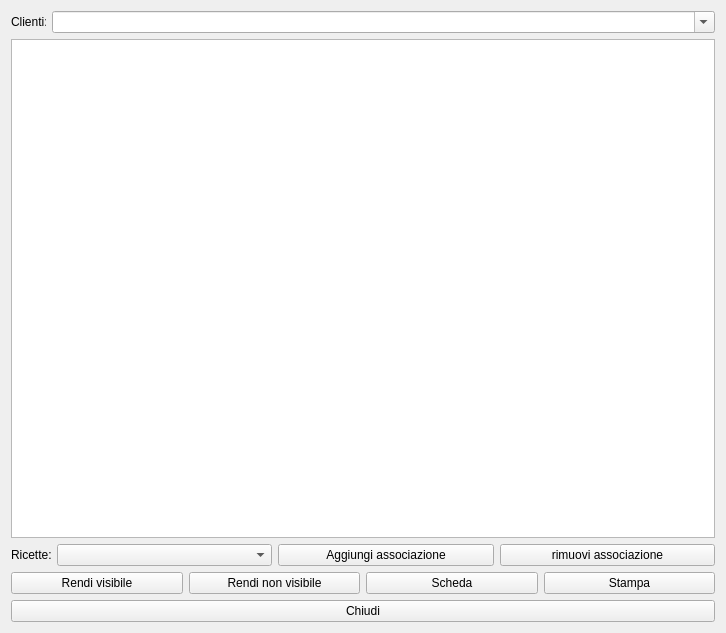
<?xml version="1.0" encoding="UTF-8"?>
<ui version="4.0">
 <class>HAssociazioni</class>
 <widget class="QWidget" name="HAssociazioni">
  <property name="windowModality">
   <enum>Qt::NonModal</enum>
  </property>
  <property name="geometry">
   <rect>
    <x>0</x>
    <y>0</y>
    <width>726</width>
    <height>633</height>
   </rect>
  </property>
  <property name="windowTitle">
   <string>Associazioni prodotti-ricette</string>
  </property>
  <property name="windowIcon">
   <iconset resource="icons.qrc">
    <normaloff>:/Resources/Map.PNG</normaloff>:/Resources/Map.PNG</iconset>
  </property>
  <layout class="QVBoxLayout" name="verticalLayout">
   <item>
    <layout class="QHBoxLayout" name="horizontalLayout_2">
     <item>
      <widget class="QLabel" name="label_2">
       <property name="maximumSize">
        <size>
         <width>35</width>
         <height>16777215</height>
        </size>
       </property>
       <property name="text">
        <string>Clienti:</string>
       </property>
      </widget>
     </item>
     <item>
      <widget class="QComboBox" name="cbClienti">
       <property name="editable">
        <bool>true</bool>
       </property>
       <property name="insertPolicy">
        <enum>QComboBox::NoInsert</enum>
       </property>
      </widget>
     </item>
    </layout>
   </item>
   <item>
    <widget class="QTableView" name="tableView">
     <property name="editTriggers">
      <set>QAbstractItemView::NoEditTriggers</set>
     </property>
     <property name="alternatingRowColors">
      <bool>true</bool>
     </property>
     <property name="selectionBehavior">
      <enum>QAbstractItemView::SelectRows</enum>
     </property>
     <attribute name="horizontalHeaderStretchLastSection">
      <bool>true</bool>
     </attribute>
    </widget>
   </item>
   <item>
    <layout class="QHBoxLayout" name="horizontalLayout_4">
     <item>
      <widget class="QLabel" name="label_3">
       <property name="maximumSize">
        <size>
         <width>40</width>
         <height>16777215</height>
        </size>
       </property>
       <property name="text">
        <string>Ricette:</string>
       </property>
      </widget>
     </item>
     <item>
      <widget class="QComboBox" name="cbRicette"/>
     </item>
     <item>
      <widget class="QPushButton" name="pushButton_2">
       <property name="text">
        <string>Aggiungi associazione</string>
       </property>
       <property name="icon">
        <iconset resource="icons.qrc">
         <normaloff>:/Resources/Plus.PNG</normaloff>:/Resources/Plus.PNG</iconset>
       </property>
       <property name="iconSize">
        <size>
         <width>32</width>
         <height>32</height>
        </size>
       </property>
      </widget>
     </item>
     <item>
      <widget class="QPushButton" name="pushButton_3">
       <property name="text">
        <string>rimuovi associazione</string>
       </property>
       <property name="icon">
        <iconset resource="icons.qrc">
         <normaloff>:/Resources/Minus.PNG</normaloff>:/Resources/Minus.PNG</iconset>
       </property>
       <property name="iconSize">
        <size>
         <width>32</width>
         <height>32</height>
        </size>
       </property>
      </widget>
     </item>
    </layout>
   </item>
   <item>
    <layout class="QHBoxLayout" name="horizontalLayout_3">
     <item>
      <widget class="QPushButton" name="pushButton_5">
       <property name="text">
        <string>Rendi visibile</string>
       </property>
       <property name="icon">
        <iconset resource="icons.qrc">
         <normaloff>:/Resources/Bullhorn.PNG</normaloff>:/Resources/Bullhorn.PNG</iconset>
       </property>
       <property name="iconSize">
        <size>
         <width>32</width>
         <height>32</height>
        </size>
       </property>
      </widget>
     </item>
     <item>
      <widget class="QPushButton" name="pushButton_6">
       <property name="text">
        <string>Rendi non visibile</string>
       </property>
       <property name="icon">
        <iconset resource="icons.qrc">
         <normaloff>:/Resources/Banned-Sign.PNG</normaloff>:/Resources/Banned-Sign.PNG</iconset>
       </property>
       <property name="iconSize">
        <size>
         <width>32</width>
         <height>32</height>
        </size>
       </property>
      </widget>
     </item>
     <item>
      <widget class="QPushButton" name="pushButton_4">
       <property name="text">
        <string>Scheda</string>
       </property>
       <property name="icon">
        <iconset resource="icons.qrc">
         <normaloff>:/Resources/Folder.PNG</normaloff>:/Resources/Folder.PNG</iconset>
       </property>
       <property name="iconSize">
        <size>
         <width>32</width>
         <height>32</height>
        </size>
       </property>
      </widget>
     </item>
     <item>
      <widget class="QPushButton" name="pbPrint">
       <property name="text">
        <string>Stampa</string>
       </property>
       <property name="icon">
        <iconset resource="icons.qrc">
         <normaloff>:/Resources/Printer-icon.png</normaloff>:/Resources/Printer-icon.png</iconset>
       </property>
       <property name="iconSize">
        <size>
         <width>32</width>
         <height>32</height>
        </size>
       </property>
      </widget>
     </item>
    </layout>
   </item>
   <item>
    <widget class="QPushButton" name="pushButton">
     <property name="text">
      <string>Chiudi</string>
     </property>
     <property name="icon">
      <iconset resource="icons.qrc">
       <normaloff>:/Resources/Actions-window-close-icon.png</normaloff>:/Resources/Actions-window-close-icon.png</iconset>
     </property>
     <property name="iconSize">
      <size>
       <width>32</width>
       <height>32</height>
      </size>
     </property>
    </widget>
   </item>
  </layout>
 </widget>
 <resources>
  <include location="icons.qrc"/>
 </resources>
 <connections/>
</ui>
